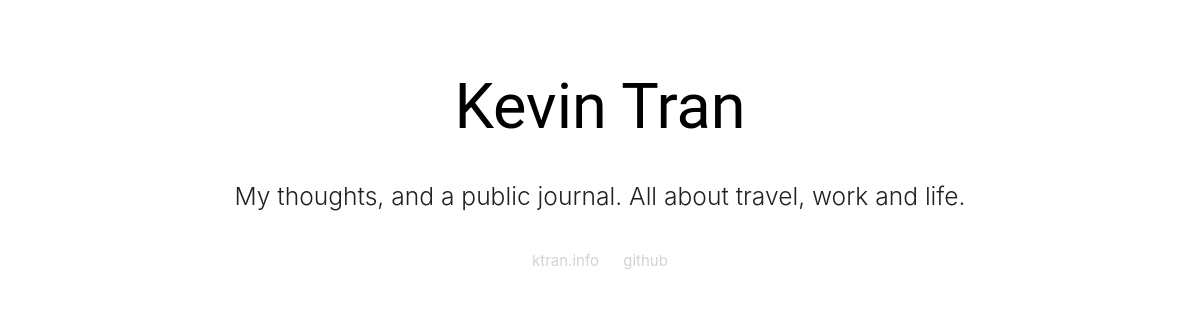
The app's page /thoughts, older data.
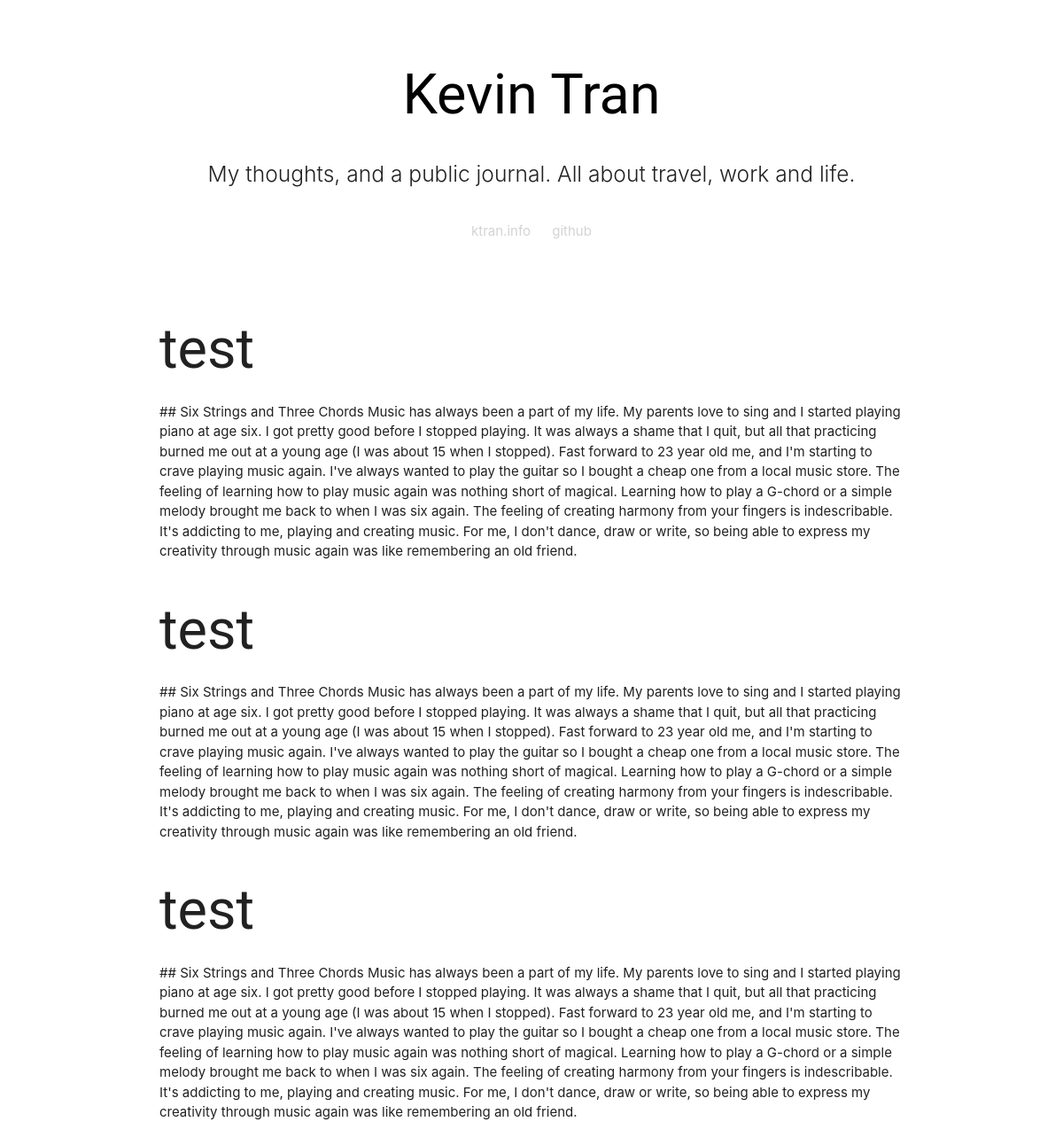
The same page, newer data.
### app/models.py (models this page shows, shortened)
class Post(db.Model):
    id = db.Column(db.Integer, primary_key=True)
    title = db.Column(db.String(120))
    body = db.Column(db.Text)
    timestamp = db.Column(db.DateTime, index=True, default=datetime.utcnow)
    user_id = db.Column(db.Integer, db.ForeignKey('user.id'))

### app/routes.py (the view)
@app.route('/thoughts')
def thoughts():
    posts = Post.query.filter_by(user_id = 1)
    for post in posts:
        print(post.title)
        print(post.body)
    return render_template("thoughts.html", posts=posts)

### app/templates/thoughts.html (shortened to what this page needs)
<!DOCTYPE html>
<html lang="en">
<head>
  <link href="static/css/materialize.css" type="text/css" rel="stylesheet" media="screen,projection" />
  <link href="static/css/style.css" type="text/css" rel="stylesheet" media="screen,projection" />
</head>
<body>
  <div class="section no-pad-bot" id="index-banner">
  </div>
  <div class="container">
    <div class="section">
      <h1 class="header center black-text" >Kevin Tran</h1>
      <div class="row center">
        <h5 class="header col s12 light">My thoughts, and a public journal. All about travel, work and life.</h5>
      </div>
      <div class="row center">
        <ul style="
          list-style-type: none;
          margin: 0;
          padding: 0;
          overflow: hidden;
          text-align: center;">
          <li><a href="../index.html">ktran.info</a></li>
          <li><a href="#">github</a></li>
        </ul>
      </div>
      <div class="section">
        {% for post in posts %}
            {% include '_post.html' %}
        {% endfor %}
      </div>
    </div>
  </div>
</body>
</html>

### app/templates/_post.html
<div>
    <h1>{{ post.title }}</h1>
    <div>{{ post.body }}</div>
</div>

### app/static/css/style.css (style rules this page uses)
li { display: inline-block; padding: 10px; color: lightgray; }
li a { color: lightgray; }

Row changes from the older to the newer data that the page shows:
added Post: title "test", body "## Six Strings and Three Chords Music has always been a part of my life. My parents love to sing and I started playing piano at age six. I got pretty good before I stopped playing. It was always a shame that I quit, but all that practicing burned me out at a young age (I was about 15 when I stopped). Fast forward to 23 year old me, and I'm starting to crave playing music again. I've always wanted to play the guitar so I bought a cheap one from a local music store. The feeling of learning how to play music again was nothing short of magical. Learning how to play a G-chord or a simple melody brought me back to when I was six again. The feeling of creating harmony from your fingers is…"
added Post: title "test", body "## Six Strings and Three Chords Music has always been a part of my life. My parents love to sing and I started playing piano at age six. I got pretty good before I stopped playing. It was always a shame that I quit, but all that practicing burned me out at a young age (I was about 15 when I stopped). Fast forward to 23 year old me, and I'm starting to crave playing music again. I've always wanted to play the guitar so I bought a cheap one from a local music store. The feeling of learning how to play music again was nothing short of magical. Learning how to play a G-chord or a simple melody brought me back to when I was six again. The feeling of creating harmony from your fingers is…"
added Post: title "test", body "## Six Strings and Three Chords Music has always been a part of my life. My parents love to sing and I started playing piano at age six. I got pretty good before I stopped playing. It was always a shame that I quit, but all that practicing burned me out at a young age (I was about 15 when I stopped). Fast forward to 23 year old me, and I'm starting to crave playing music again. I've always wanted to play the guitar so I bought a cheap one from a local music store. The feeling of learning how to play music again was nothing short of magical. Learning how to play a G-chord or a simple melody brought me back to when I was six again. The feeling of creating harmony from your fingers is…"
